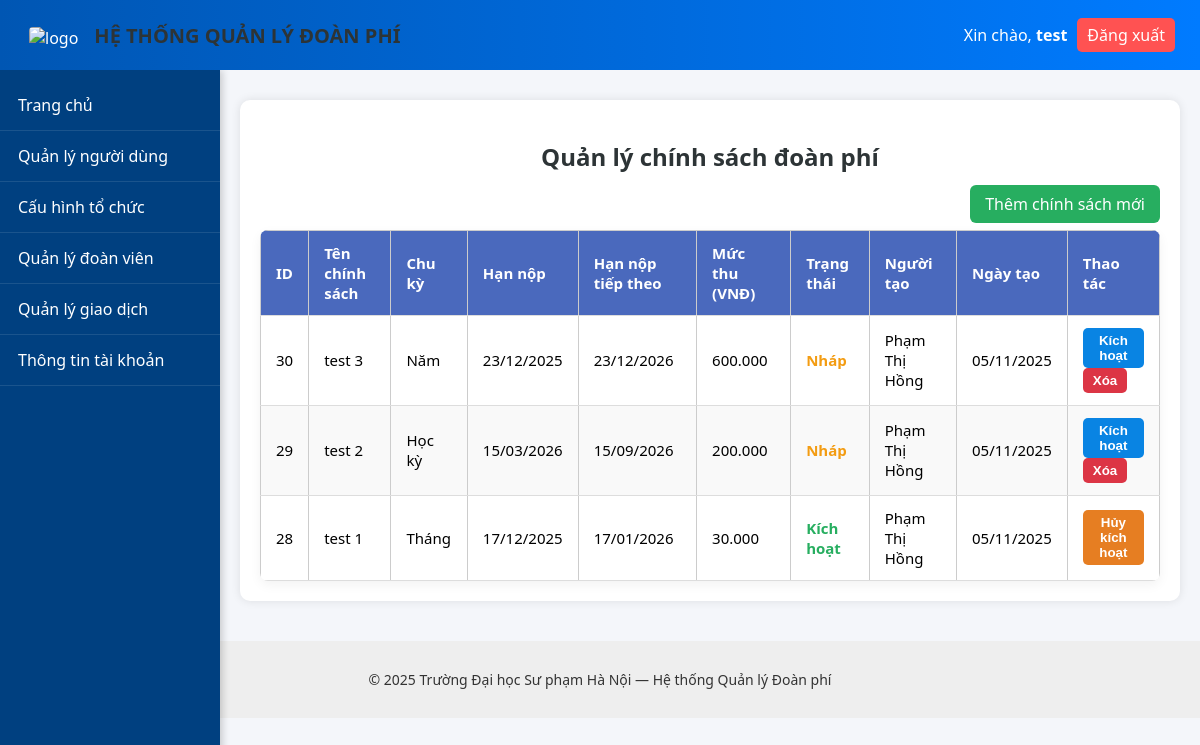
The page /pages/manage_policy.php (signed in) on the database its author committed.
### tables this page shows
CREATE TABLE `fee_policy` (
  `id` int(11) NOT NULL,
  `policy_name` varchar(255) NOT NULL,
  `cycle` varchar(50) NOT NULL,
  `due_date` date DEFAULT NULL,
  `standard_amount` decimal(10,2) NOT NULL,
  `status` enum('Draft','Active','Inactive') DEFAULT 'Draft',
  `created_by` int(11) DEFAULT NULL,
  `created_at` datetime DEFAULT current_timestamp(),
  `updated_at` datetime DEFAULT current_timestamp() ON UPDATE current_timestamp()
);

CREATE TABLE `users` (
  `userId` int(11) NOT NULL,
  `userName` varchar(255) NOT NULL,
  `fullName` varchar(255) DEFAULT NULL,
  `gender` enum('M','F','O') DEFAULT 'O',
  `identifyCard` varchar(255) DEFAULT NULL,
  `email` varchar(255) DEFAULT NULL,
  `password` varchar(255) NOT NULL,
  `birthDate` date DEFAULT NULL,
  `joinDate` date DEFAULT NULL,
  `unit` varchar(255) DEFAULT NULL,
  `isAdmin` tinyint(1) DEFAULT 0,
  `createdAt` datetime DEFAULT current_timestamp(),
  `updatedAt` datetime DEFAULT current_timestamp() ON UPDATE current_timestamp()
);

### pages/manage_policy.php (the view, shortened to what this page needs)
<?php
include("../includes/header.php");
include("../includes/navbar.php");
include("../config/db.php");
$conn->query("
  UPDATE fee_policy
  SET due_date = CASE
    WHEN cycle = 'Tháng' AND due_date < CURDATE() THEN DATE_ADD(due_date, INTERVAL 1 MONTH)
    WHEN cycle = 'Học kỳ' AND due_date < CURDATE() THEN DATE_ADD(due_date, INTERVAL 6 MONTH)
    WHEN cycle = 'Năm' AND due_date < CURDATE() THEN DATE_ADD(due_date, INTERVAL 1 YEAR)
    ELSE due_date
  END
");
function getNextDue($cycle, $due_date) {
  switch ($cycle) {
    case 'Tháng': return date("d/m/Y", strtotime("+1 month", strtotime($due_date)));
    case 'Học kỳ': return date("d/m/Y", strtotime("+6 month", strtotime($due_date)));
    case 'Năm': return date("d/m/Y", strtotime("+1 year", strtotime($due_date)));
  }
}
$sql = "SELECT p.*, u.fullName AS created_by FROM fee_policy p
        LEFT JOIN users u ON p.created_by = u.userId
        ORDER BY p.created_at DESC";
$result = $conn->query($sql);
?>
<div class="container">
  <h2>Quản lý chính sách đoàn phí</h2>
  <div class="actions">
    <a href="policy_settings.php" class="btn-add">Thêm chính sách mới</a>
  </div>
  <table class="table">
    <thead>
      <tr>
        <th>ID</th>
        <th>Tên chính sách</th>
        <th>Chu kỳ</th>
        <th>Hạn nộp</th>
        <th>Hạn nộp tiếp theo</th>
        <th>Mức thu (VNĐ)</th>
        <th>Trạng thái</th>
        <th>Người tạo</th>
        <th>Ngày tạo</th>
        <th>Thao tác</th>
      </tr>
    </thead>
    <tbody>
      <?php if ($result && $result->num_rows > 0): ?>
        <?php while ($row = $result->fetch_assoc()): ?>
          <tr>
            <td><?= $row['id'] ?></td>
            <td><?= htmlspecialchars($row['policy_name']) ?></td>
            <td><?= htmlspecialchars($row['cycle']) ?></td>
            <td><?= date("d/m/Y", strtotime($row['due_date'])) ?></td>
            <td><?= getNextDue($row['cycle'], $row['due_date']) ?></td>
            <td><?= number_format($row['standard_amount'], 0, ',', '.') ?></td>
            <td>
              <?php if ($row['status'] === 'Active'): ?>
                <span class="status active">Kích hoạt</span>
              <?php else: ?>
                <span class="status draft">Nháp</span>
              <?php endif; ?>
            </td>
            <td><?= htmlspecialchars($row['created_by'] ?? 'Admin') ?></td>
            <td><?= date("d/m/Y", strtotime($row['created_at'])) ?></td>
            <td>
              <?php if ($row['status'] === 'Active'): ?>
                <form method="POST" style="display:inline;" onsubmit="return confirmDeactivate();">
                  <button type="submit" class="btn-deactivate">Hủy kích hoạt</button>
                </form>
              <?php else: ?>
                <form method="POST" style="display:inline;" onsubmit="return confirmActivate();">
                  <button type="submit" class="btn-activate">Kích hoạt</button>
                </form>
                <form method="POST" style="display:inline;" onsubmit="return confirmDelete();">
                  <button type="submit" class="btn-delete">Xóa</button>
                </form>
              <?php endif; ?>
            </td>
          </tr>
        <?php endwhile; ?>
      <?php else: ?>
        <tr><td colspan="10" style="text-align:center;">Không có chính sách nào.</td></tr>
      <?php endif; ?>
    </tbody>
  </table>
</div>
<?php include("../includes/footer.php"); ?>

### public/css/style.css (style rules this page uses)
body { margin: 0; font-family: "Segoe UI", sans-serif; background-color: #f4f6fa; }
.container { max-width: 1100px; margin: 30px auto; background: white; border-radius: 10px; padding: 25px; box-shadow: 0 0 10px rgba(0,0,0,0.1); }
.table { width: 100%; border-collapse: collapse; }
.table th, .table td { padding: 10px; border: 1px solid #ccc; text-align: left; }
.table th { background: #007bff; color: white; }
body { margin: 0; padding-top: 70px; }
h2 { color: #333; margin-bottom: 15px; }
.table { width: 100%; border-collapse: collapse; background: #fff; box-shadow: 0 2px 8px rgba(0,0,0,0.1); border-radius: 8px; overflow: hidden; }
.table th, .table td { padding: 12px 15px; border-bottom: 1px solid #ddd; text-align: left; }
.table th { background: #4a69bd; color: white; }
.btn-edit, .btn-delete { text-decoration: none; padding: 5px 10px; border-radius: 5px; color: white; margin-right: 5px; }
.btn-delete { background: #e55039; }

### pages/manage_policy.php (style rules this page uses)
.container { padding: 20px; margin-left: 240px; max-width: calc(100% - 300px); }
h2 { text-align: center; color: #2d3436; margin-bottom: 20px; }
.actions { text-align: right; margin-bottom: 15px; }
.btn-add { background: #27ae60; color: white; padding: 8px 15px; text-decoration: none; border-radius: 6px; }
.table { width: 100%; border-collapse: collapse; font-size: 15px; box-shadow: 0 4px 12px rgba(0,0,0,0.05); }
th, td { border: 1px solid #ddd; padding: 10px; text-align: center; }
th { background: #007bff; color: white; }
tr:nth-child(even) { background: #f9f9f9; }
.status.active { color: #27ae60; font-weight: bold; }
.status.draft { color: #f39c12; font-weight: bold; }
.btn-delete, .btn-activate, .btn-deactivate { border: none; border-radius: 5px; padding: 5px 10px; color: white; cursor: pointer; font-weight: 600; }
.btn-delete { background: #dc3545; }
.btn-activate { background: #0984e3; }
.btn-deactivate { background: #e67e22; }

### rows shown on the page
fee_policy: id "30", policy_name "test 3", cycle "Năm", due_date "23/12/2025", getNextDue($row['cycle'], $row['due_date']) "23/12/2026", standard_amount "600.000", status "Nháp", created_by.fullName "Phạm Thị Hồng", created_at "05/11/2025"
fee_policy: id "29", policy_name "test 2", cycle "Học kỳ", due_date "15/03/2026", getNextDue($row['cycle'], $row['due_date']) "15/09/2026", standard_amount "200.000", status "Nháp", created_by.fullName "Phạm Thị Hồng", created_at "05/11/2025"
fee_policy: id "28", policy_name "test 1", cycle "Tháng", due_date "17/12/2025", getNextDue($row['cycle'], $row['due_date']) "17/01/2026", standard_amount "30.000", status "Kích hoạt", created_by.fullName "Phạm Thị Hồng", created_at "05/11/2025"

### other values the page prints
$_SESSION['user']['userName'] "test"
